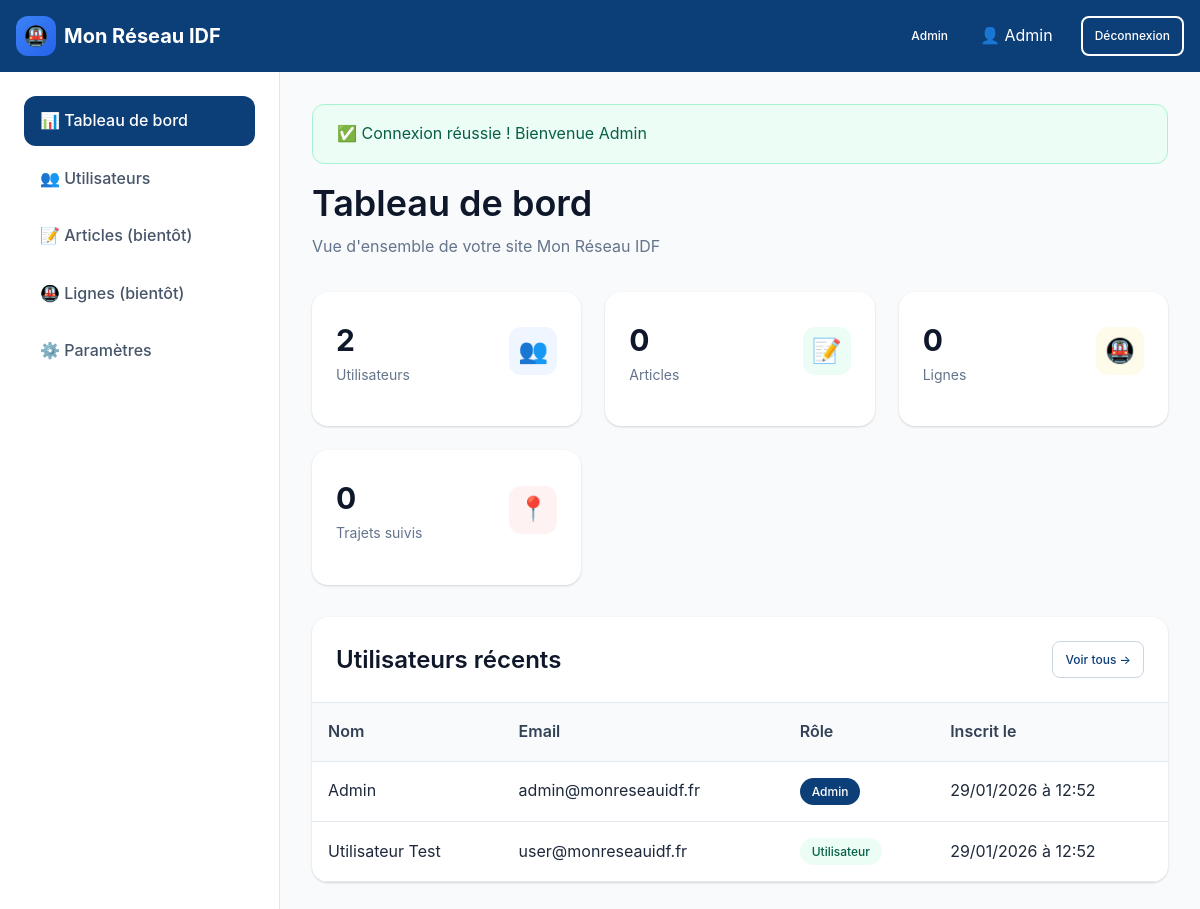
Page /admin/dashboard.php (signed in) on the committed database.
### tables this page shows
CREATE TABLE IF NOT EXISTS users (
    id INT AUTO_INCREMENT PRIMARY KEY,
    username VARCHAR(100) NOT NULL,
    email VARCHAR(255) NOT NULL UNIQUE,
    password VARCHAR(255) NOT NULL,
    role ENUM('user', 'admin') DEFAULT 'user',
    created_at TIMESTAMP DEFAULT CURRENT_TIMESTAMP,
    updated_at TIMESTAMP DEFAULT CURRENT_TIMESTAMP ON UPDATE CURRENT_TIMESTAMP,
    INDEX idx_email (email),
    INDEX idx_role (role)
);

### includes/functions.php (called while the page is built, shortened)
<?php
function sanitize($input)
{
    return htmlspecialchars(trim($input), ENT_QUOTES, 'UTF-8');
}
function isLoggedIn()
{
    return isset($_SESSION['user_id']);
}
function getCurrentUser($pdo)
{
    $stmt = $pdo->prepare("SELECT * FROM users WHERE id = ?");
    $stmt->execute([$_SESSION['user_id']]);
    return $stmt->fetch();
}
function countUsers($pdo)
{
    $stmt = $pdo->query("SELECT COUNT(*) as count FROM users");
    return $stmt->fetch()['count'];
}
function getFlashMessage()
{
    if (isset($_SESSION['flash'])) {
        $flash = $_SESSION['flash'];
        return $flash;
    }
    return null;
}

### admin/dashboard.php (the view, shortened to what this page needs)
<?php
require_once __DIR__ . '/../includes/config.php';
require_once __DIR__ . '/../includes/functions.php';
$currentUser = getCurrentUser($pdo);
$flash = getFlashMessage();
$totalUsers = countUsers($pdo);
$recentUsers = $pdo->query("SELECT * FROM users ORDER BY created_at DESC LIMIT 5")->fetchAll();
?>
<!DOCTYPE html>
<html lang="fr">
<head>
    <link rel="stylesheet" href="<?php echo SITE_URL; ?>/css/style.css">
</head>
<body>
    <header class="header">
        <div class="container">
            <a href="<?php echo SITE_URL; ?>" class="logo">
                <div class="logo-icon">🚇</div>
                <span>Mon Réseau <strong>IDF</strong></span>
            </a>
            <div class="nav-actions">
                <span class="badge badge-primary" style="margin-right: var(--spacing-2);">Admin</span>
                <span style="color: var(--white); margin-right: var(--spacing-4);">
                    👤
                    <?php echo sanitize($currentUser['username']); ?>
                </span>
                <a href="<?php echo SITE_URL; ?>/logout.php" class="btn btn-outline btn-sm">Déconnexion</a>
            </div>
        </div>
    </header>
    <div class="dashboard-layout">
        <aside class="sidebar">
            <nav>
                <ul class="sidebar-nav">
                    <li>
                        <a href="<?php echo SITE_URL; ?>/admin/dashboard.php" class="active">
                            📊 Tableau de bord
                        </a>
                    </li>
                    <li>
                        <a href="<?php echo SITE_URL; ?>/admin/users.php">
                            👥 Utilisateurs
                        </a>
                    </li>
                    <li>
                        <a href="#">
                            📝 Articles (bientôt)
                        </a>
                    </li>
                    <li>
                        <a href="#">
                            🚇 Lignes (bientôt)
                        </a>
                    </li>
                    <li>
                        <a href="<?php echo SITE_URL; ?>/admin/settings.php">
                            ⚙️ Paramètres
                        </a>
                    </li>
                </ul>
            </nav>
        </aside>
        <main class="main-content">
            <?php if ($flash): ?>
                <div class="alert alert-<?php echo $flash['type']; ?>">
                    <?php echo $flash['type'] === 'success' ? '✅' : '⚠️'; ?>
                    <?php echo sanitize($flash['message']); ?>
                </div>
            <?php endif; ?>
            <div class="page-header">
                <h1>Tableau de bord</h1>
                <p>Vue d'ensemble de votre site Mon Réseau IDF</p>
            </div>
            <div class="dashboard-stats">
                <div class="stat-card">
                    <div class="stat-card-header">
                        <div>
                            <div class="stat-card-value">
                                <?php echo $totalUsers; ?>
                            </div>
                            <div class="stat-card-label">Utilisateurs</div>
                        </div>
                        <div class="stat-card-icon blue">👥</div>
                    </div>
                </div>
                <div class="stat-card">
                    <div class="stat-card-header">
                        <div>
                            <div class="stat-card-value">0</div>
                            <div class="stat-card-label">Articles</div>
                        </div>
                        <div class="stat-card-icon green">📝</div>
                    </div>
                </div>
                <div class="stat-card">
                    <div class="stat-card-header">
                        <div>
                            <div class="stat-card-value">0</div>
                            <div class="stat-card-label">Lignes</div>
                        </div>
                        <div class="stat-card-icon yellow">🚇</div>
                    </div>
                </div>
                <div class="stat-card">
                    <div class="stat-card-header">
                        <div>
                            <div class="stat-card-value">0</div>
                            <div class="stat-card-label">Trajets suivis</div>
                        </div>
                        <div class="stat-card-icon red">📍</div>
                    </div>
                </div>
            </div>
            <div class="card">
                <div class="card-header flex-between">
                    <h3>Utilisateurs récents</h3>
                    <a href="<?php echo SITE_URL; ?>/admin/users.php" class="btn btn-secondary btn-sm">
                        Voir tous →
                    </a>
                </div>
                <div class="card-body" style="padding: 0;">
                    <table class="table">
                        <thead>
                            <tr>
                                <th>Nom</th>
                                <th>Email</th>
                                <th>Rôle</th>
                                <th>Inscrit le</th>
                            </tr>
                        </thead>
                        <tbody>
                            <?php foreach ($recentUsers as $user): ?>
                                <tr>
                                    <td>
                                        <?php echo sanitize($user['username']); ?>
                                    </td>
                                    <td>
                                        <?php echo sanitize($user['email']); ?>
                                    </td>
                                    <td>
                                        <span
                                            class="badge <?php echo $user['role'] === 'admin' ? 'badge-primary' : 'badge-success'; ?>">
                                            <?php echo $user['role'] === 'admin' ? 'Admin' : 'Utilisateur'; ?>
                                        </span>
                                    </td>
                                    <td>
                                        <?php echo date('d/m/Y à H:i', strtotime($user['created_at'])); ?>
                                    </td>
                                </tr>
                            <?php endforeach; ?>
                        </tbody>
                    </table>
                </div>
            </div>
        </main>
    </div>
</body>
</html>

### rows in the picture
users: username "Admin", email "admin@monreseauidf.fr", role "Admin", created_at "29/01/2026 à 12:52"
users: username "Utilisateur Test", email "user@monreseauidf.fr", role "Utilisateur", created_at "29/01/2026 à 12:52"

### other values in the picture
$flash['message'] "Connexion réussie ! Bienvenue Admin"
$totalUsers "2"
